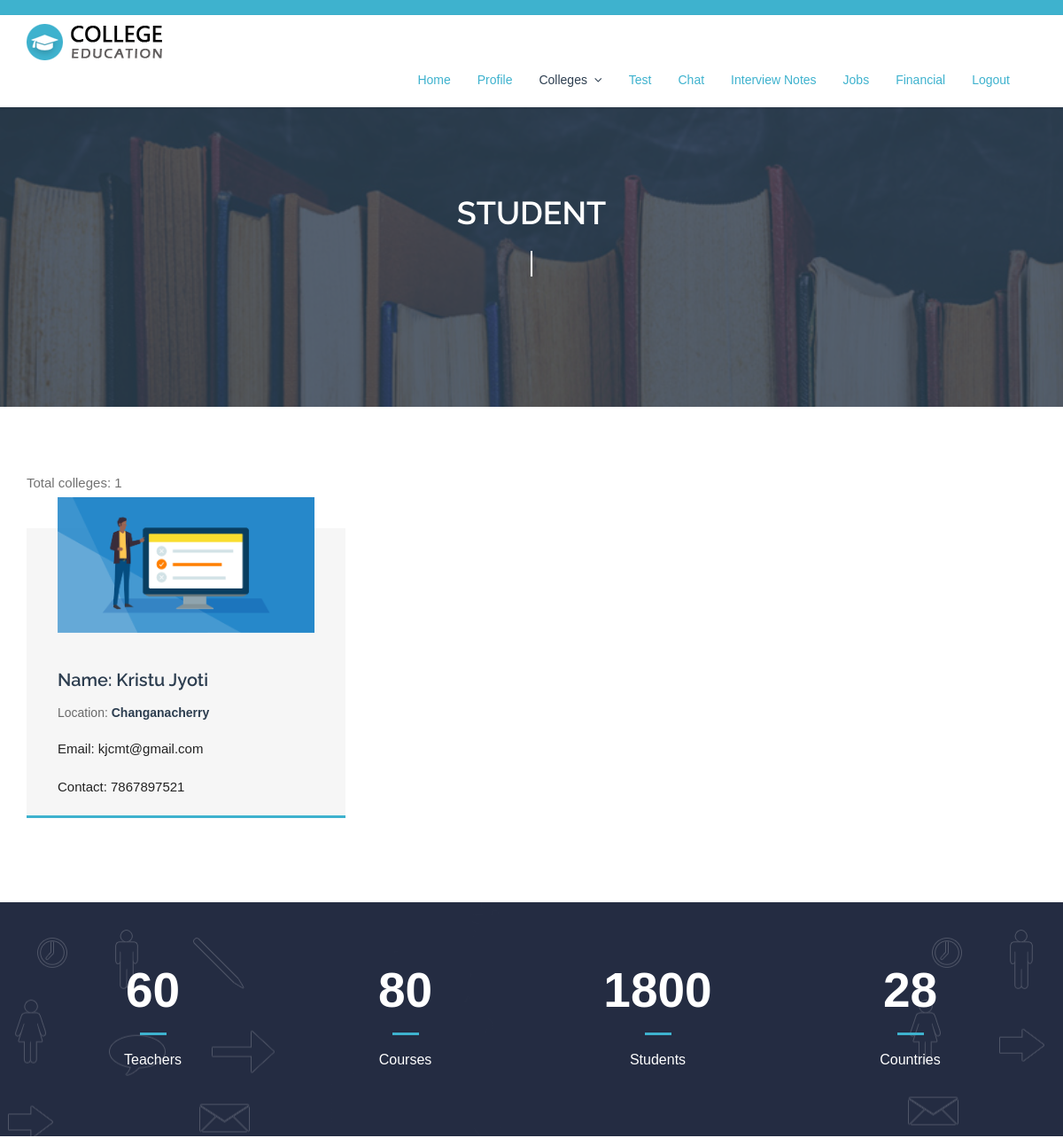
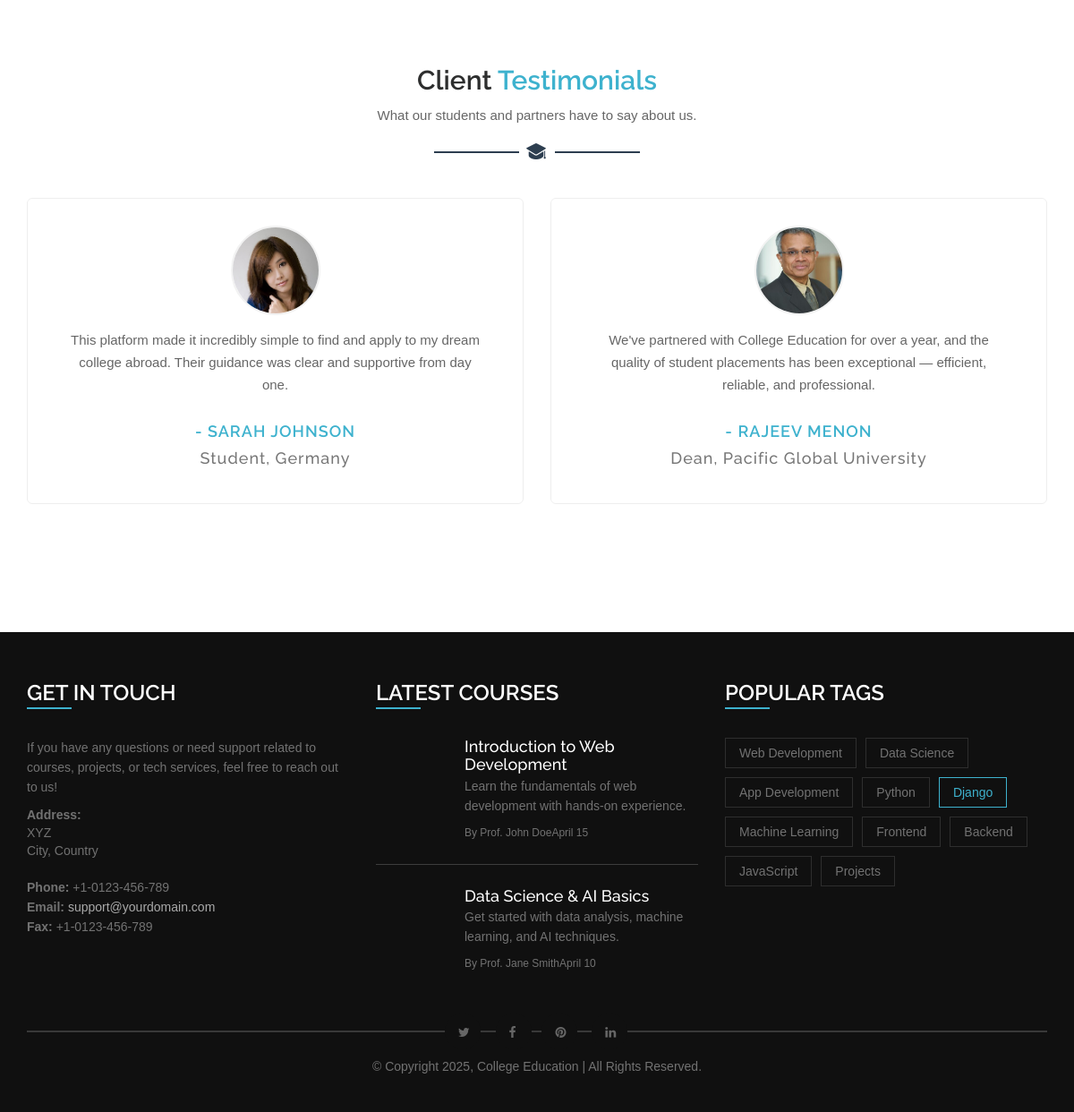
Page /stud_clg_view on the committed database (2 pictures, top to bottom).
### myapp/models.py (models this page shows)
class College(models.Model):
    user=models.ForeignKey(Login,on_delete=models.CASCADE)
    name=models.CharField(max_length=30,null=True)
    email=models.EmailField()
    password=models.CharField(max_length=30,null=True)
    phone=models.CharField(max_length=30,null=True)
    location=models.CharField(max_length=30,null=True)
    image=models.FileField(upload_to='file' ,null=True)

### myapp/views.py (the view)
# urls.py: path('stud_clg_view',views.stud_clg_view),
def stud_clg_view(request):
    data=College.objects.all()
    return render(request,'student/stud_clg_view.html',{'data':data})

### templates/student/stud_clg_view.html
{% extends 'student/common.html' %}
{% load static %}
{% block content %}
<div class="inner-page-wrapper course-wrapper">
  <div class="container">
    <p>Total colleges: {{ data|length }}</p>
    <div class="row offset-top-40">
      {% for i in data %}
        {% if i.user.is_active %}
        <div class="col-sm-6 col-md-4">
          <div class="single-item">
            <div class="single-item-image overlay-effect">
              <a href="#"><img src="./static/assets/{{i.image}}" alt="College Image"></a>
            </div>
            <div class="single-item-text">
              <h4><a href="#">Name: {{ i.name }}</a></h4>
              <div class="single-item-text-info">
                <span>Location: <span>{{ i.location }}</span></span>
              </div>
              <p>Email: {{ i.email }}</p>
              <p>Contact: {{ i.phone }}</p>
            </div>
          </div>
        </div>
        {% endif %}
      {% endfor %}
    </div>
  </div>
</div>
{% endblock %}

### static/css/style.css (style rules this page uses)
* { margin: 0; padding: 0; }
body { font-family: 'Open Sans', sans-serif; font-size: 14px; line-height: 1.57143; font-weight: 400; color: #727272; }
h1, h2, h3, h4, h5, h6 { font-family: 'Raleway', sans-serif; margin-top: 0; }
a { color: #666666; transition: all 0.3s ease 0s; }
a, a:hover, a:active, a:focus { outline: none; text-decoration: none; }
.offset-top-40 { margin-top: 40px; }
.course-wrapper { margin: 0; padding: 55px 0 16px; width: 100%; float: left; }
.single-item-image a { display: inline-block; }
.single-item-image { overflow: hidden; position: relative; text-align: center; top: -35px; }
.single-item-image.overlay-effect img { width: 100%; }
.overlay-effect a { position: relative }
.overlay-effect a:before { background: rgba(45, 62, 80, 0.2) none repeat scroll 0 0; bottom: 0; content: ""; height: 100%; left: 0; opacity: 0; -ms-filter: "progid:DXImageTransform.Microsoft.Alpha(Opacity=0)"; filter: alpha(opacity=0); position: absolute; right: 0; width: 100%; }
.single-item { background: #f6f6f6 none repeat scroll 0 0; padding: 0 35px; -webkit-transition: all 0.3s ease 0s; transition: all 0.3s ease 0s; margin-bottom: 80px; }
.single-item-text h4 { font-size: 20px; padding-top: 7px; }
.single-item-text h4 a, .single-item-text h4 { color: #2d3e50; font-weight: 600; }
.single-item-text-info span { color: #696969; margin-right: 11px; }
.single-item-text-info span span { color: #2d3e50; font-weight: 600; }
.single-item-text > p { color: #222222; }
.single-item-text-info { margin-bottom: 18px; padding-top: 5px; }
.inner-page-wrapper { padding: 50px 0; float: left; width: 100%; }
.inner-page-wrapper p { font-size: 15px; margin: 0 0 20px; }
.course-wrapper { padding: 74px 0 15px; }
body { font-family: Arial; }
* { box-sizing: border-box; }

### static/css/one.css (style rules this page uses)
.single-item { border-bottom: 3px solid #3eb2ce; }

### rows in the picture
College: image (picture), name "Kristu Jyoti", location "Changanacherry", email "kjcmt@gmail.com", phone "7867897521"

### other values in the picture
{{ data|length }} "1"
